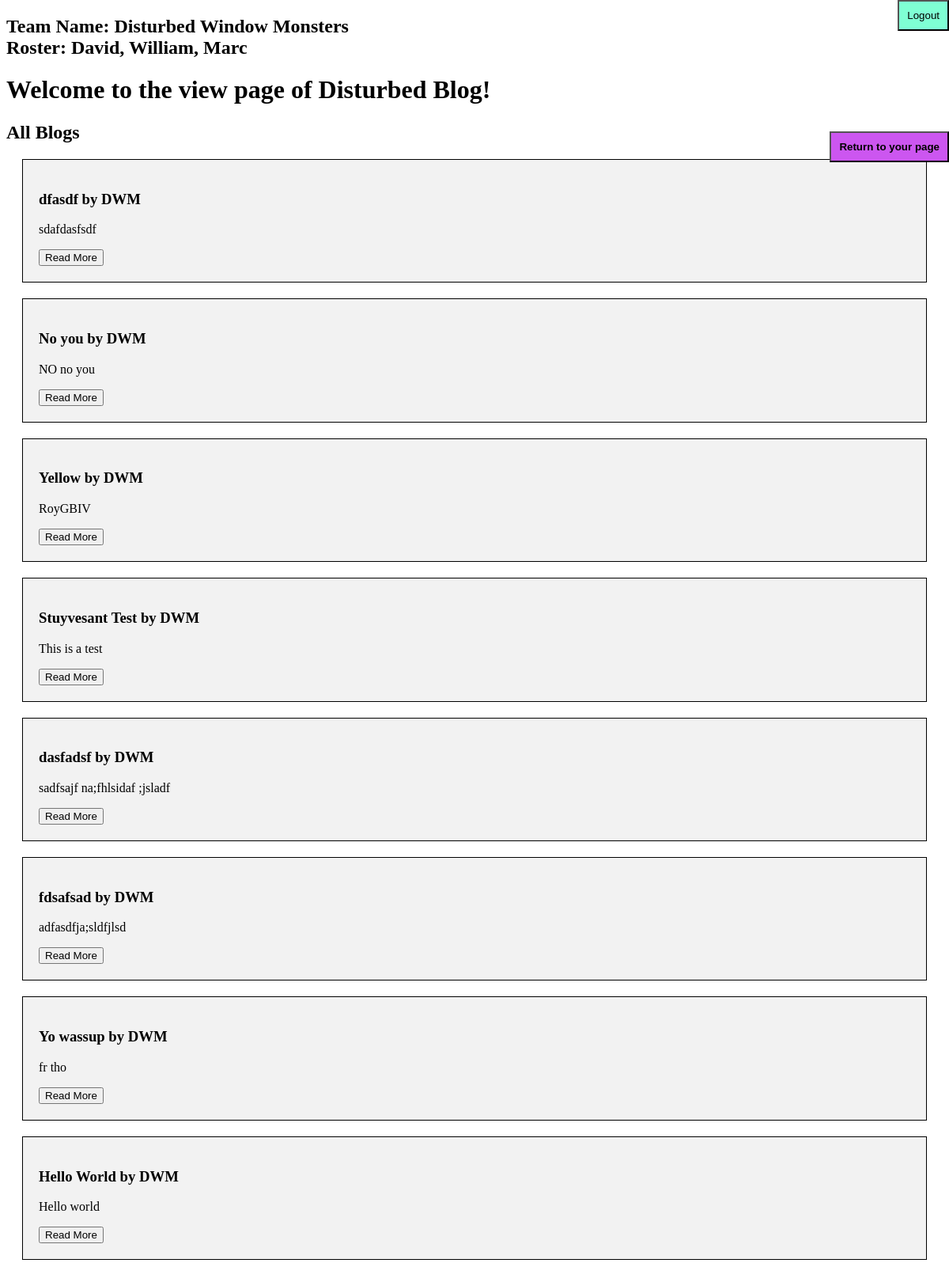
The app's page /view, older data.
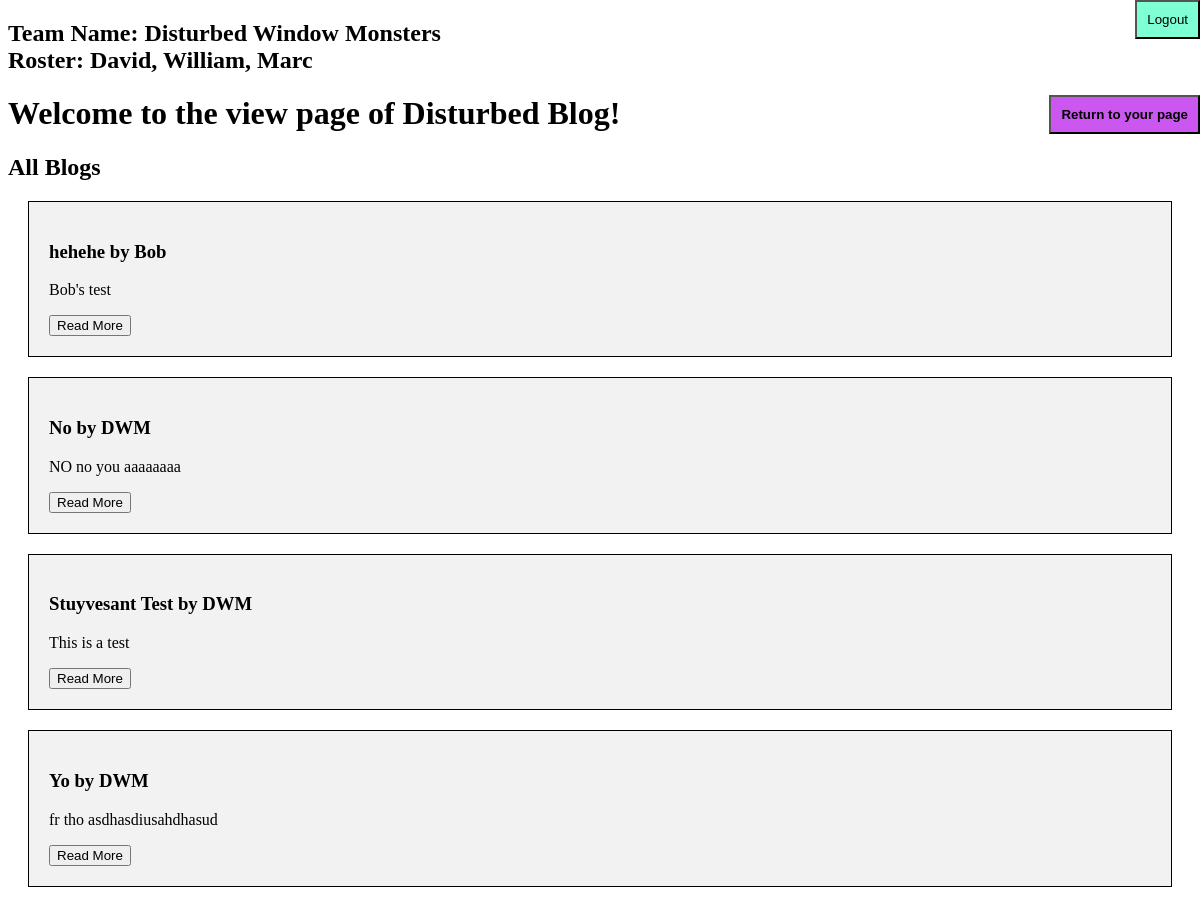
The same page, newer data.
### tables this page shows
CREATE TABLE blog(user TEXT, title TEXT, content TEXT, date_added INTEGER, data_mod INTEGER, num_view INTEGER, time INTEGER, id INTEGER PRIMARY KEY AUTOINCREMENT, slug TEXT UNIQUE);

### __init__.py (the view, shortened to what this page needs)
@app.route("/view", methods=['GET', 'POST'])
def view():
    if request.method == "GET":
        return render_template('view.html', blogs = get_posts())
    else:
        return Response(status=405)

### db_user.py (called while the page is built)
def get_posts():
    return c.execute("SELECT * FROM blog ORDER BY time DESC").fetchall()

### templates/view.html (shortened to what this page needs)
<!DOCTYPE html>
<html>
<head>
    <link rel="stylesheet" href="./static/index.css">
</head>
<body>
    <div>
        <h2>Team Name: Disturbed Window Monsters
            <br>
            Roster: David, William, Marc
        </h2>
        <h1>
            Welcome to the view page of Disturbed Blog!
        </h1>
        <div>
            <h2>
                All Blogs
            </h2>
            <div>
                {% for blog in blogs %}
                <div style="background-color: #f2f2f2; padding: 20px; margin: 20px; border: 1px solid black;">
                    <h3>
                        {{blog[1]}} by {{blog[0]}}
                    </h3>
                    <p>
                        {{blog[2]}}
                    </p>
                    <a href="/blog/{{blog[8]}}">
                        <button>
                            Read More
                        </button>
                    </a>
                </div>
                {% endfor %}
            </div>
        </div>
        <br>
        <form method="POST" action="/logout">
            <button type="submit"
                style="position:absolute; top:0%; right:0%;padding:10px; background-color: aquamarine;">
                Logout
            </button>
        </form>
        <br>
        <a href="/back">
            <button style="position:absolute; top:10%; right:0%;padding:10px; background-color: rgb(204, 86, 240);">
                <b>Return to your page</b>
            </button>
        </a>
    </div>
</body>
</html>

Row changes from the older to the newer data that the page shows:
removed blog: title "dfasdf", user "DWM", content "sdafdasfsdf"
removed blog: title "Yellow", user "DWM", content "RoyGBIV"
removed blog: title "dasfadsf", user "DWM", content "sadfsajf na;fhlsidaf ;jsladf"
removed blog: title "fdsafsad", user "DWM", content "adfasdfja;sldfjlsd"
removed blog: title "Hello World", user "DWM", content "Hello world"
added blog: title "hehehe", user "Bob", content "Bob's test"
changed blog: title "No you" → "No"; content "NO no you" → "NO no you aaaaaaaa"
changed blog: title "Yo wassup" → "Yo"; content "fr tho" → "fr tho asdhasdiusahdhasud"
